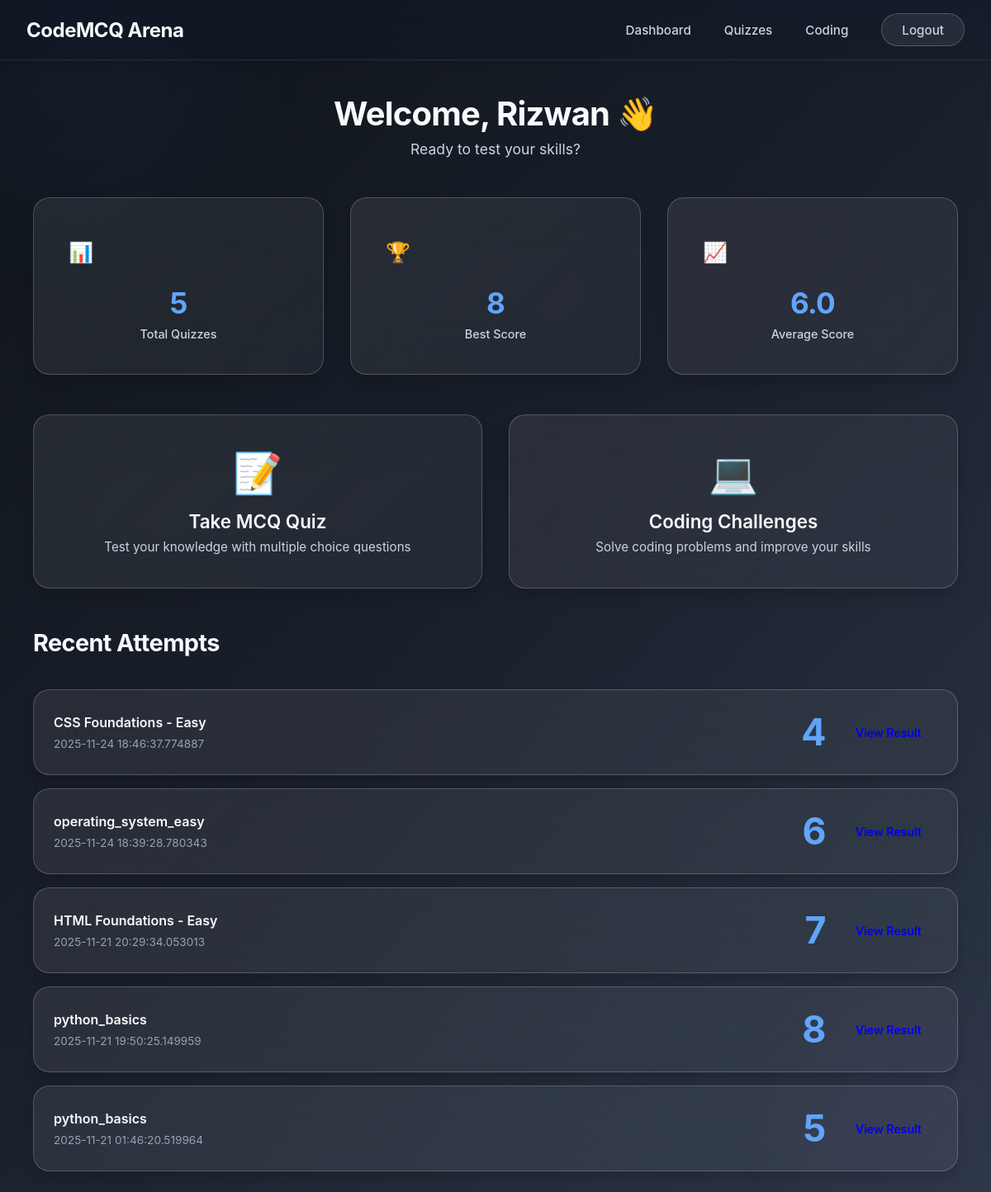
The app's page /dashboard (signed in) with its own data.
### tables this page shows
CREATE TABLE attempts (
        id INTEGER PRIMARY KEY AUTOINCREMENT,
        user_id INTEGER NOT NULL,
        quiz_id TEXT NOT NULL,
        score INTEGER DEFAULT 0,
        started_at TIMESTAMP DEFAULT CURRENT_TIMESTAMP,
        completed_at TIMESTAMP,
        total_correct INTEGER DEFAULT 0,
        total_wrong INTEGER DEFAULT 0,
        total_unanswered INTEGER DEFAULT 0,
        FOREIGN KEY (user_id) REFERENCES users (id)
    );

### app.py (the view)
    def decorated_function(*args, **kwargs):
        if 'user_id' not in session:
            flash('Please login to access this page.', 'error')
            return redirect(url_for('login'))
        return f(*args, **kwargs)

### app.py (called while the page is built)
@app.context_processor
def inject_language_labels():
    return {
        'language_labels': LANGUAGE_LABELS,
        'get_language_label': get_language_label
    }

def get_db():
    conn = sqlite3.connect(app.config['DATABASE'])
    conn.row_factory = sqlite3.Row
    return conn

def require_login(f):
    def decorated_function(*args, **kwargs):
        if 'user_id' not in session:
            flash('Please login to access this page.', 'error')
            return redirect(url_for('login'))
        return f(*args, **kwargs)
    decorated_function.__name__ = f.__name__
    return decorated_function

### data_loader.py (called while the page is built)
def normalise(value: str) -> str:
    return value.strip().lower()

def get_mcq_file_path(language: str, level: str) -> str:
    lang = normalise(language)
    lvl = normalise(level)
    return os.path.join(MCQ_DIR, lang, f'{lvl}.json')

def _load_json_file(path: str) -> Optional[Dict]:
    try:
        with open(path, 'r', encoding='utf-8') as f:
            return json.load(f)
    except (FileNotFoundError, json.JSONDecodeError):
        return None

def load_quiz(language: str, level: str) -> Optional[Dict]:
    file_path = get_mcq_file_path(language, level)
    return _load_json_file(file_path)

def load_quiz_catalog() -> List[Dict]:
    catalog = []
    for language in LANGUAGES:
        for level in LEVELS:
            quiz = load_quiz(language, level)
            if quiz:
                catalog.append({
                    'id': quiz.get('quiz_id') or f'{language}_{level}',
                    'language': language,
                    'level': level,
                    'title': quiz.get('title', f'{language.title()} {level.title()} Quiz'),
                    'description': quiz.get('description', ''),
                    'duration_minutes': quiz.get('duration_minutes', 15),
                    'difficulty': quiz.get('difficulty', level),
                    'questions_count': len(quiz.get('questions', []))
                })
    return catalog

### templates/dashboard.html (shortened to what this page needs)
{% extends "base.html" %}
{% block content %}
<div class="dashboard-container">
    <div class="dashboard-header">
        <h1 class="dashboard-title">Welcome, {{ user_name }} 👋</h1>
        <p class="dashboard-subtitle">Ready to test your skills?</p>
    </div>
    <div class="stats-grid">
        <div class="stat-card glass-card">
            <div class="stat-icon">📊</div>
            <div class="stat-value">{{ stats.total_attempts or 0 }}</div>
            <div class="stat-label">Total Quizzes</div>
        </div>
        <div class="stat-card glass-card">
            <div class="stat-icon">🏆</div>
            <div class="stat-value">{{ stats.best_score or 0 }}</div>
            <div class="stat-label">Best Score</div>
        </div>
        <div class="stat-card glass-card">
            <div class="stat-icon">📈</div>
            <div class="stat-value">{{ "%.1f"|format(stats.avg_score or 0) }}</div>
            <div class="stat-label">Average Score</div>
        </div>
    </div>
    <div class="action-cards">
        <a href="{{ url_for('quiz_select') }}" class="action-card glass-card card-hover">
            <div class="action-icon">📝</div>
            <h3>Take MCQ Quiz</h3>
            <p>Test your knowledge with multiple choice questions</p>
        </a>
        <a href="{{ url_for('coding_list') }}" class="action-card glass-card card-hover">
            <div class="action-icon">💻</div>
            <h3>Coding Challenges</h3>
            <p>Solve coding problems and improve your skills</p>
        </a>
    </div>
    {% if recent_attempts %}
    <div class="recent-section">
        <h2 class="section-title">Recent Attempts</h2>
        <div class="recent-list">
            {% for attempt in recent_attempts %}
            <div class="recent-item glass-card">
                <div class="recent-info">
                    <h4>{{ attempt.quiz_title }}</h4>
                    <p class="recent-date">{{ attempt.completed_at or attempt.started_at }}</p>
                </div>
                <div class="recent-score">
                    <span class="score-value">{{ attempt.score }}</span>
                    {% if attempt.completed_at %}
                    <a href="{{ url_for('result', attempt_id=attempt.id) }}" class="btn btn-small">View Result</a>
                    {% endif %}
                </div>
            </div>
            {% endfor %}
        </div>
    </div>
    {% endif %}
</div>
{% endblock %}

### records on screen
attempts: quiz_title "CSS Foundations - Easy", completed_at "2025-11-24 18:46:37.774887", score "4"
attempts: quiz_title "operating_system_easy", completed_at "2025-11-24 18:39:28.780343", score "6"
attempts: quiz_title "HTML Foundations - Easy", completed_at "2025-11-21 20:29:34.053013", score "7"
attempts: quiz_title "python_basics", completed_at "2025-11-21 19:50:25.149959", score "8"
attempts: quiz_title "python_basics", completed_at "2025-11-21 01:46:20.519964", score "5"

### other values on screen
{{ user_name }} "Rizwan"
{{ stats.total_attempts or 0 }} "5"
{{ stats.best_score or 0 }} "8"
{{ "%.1f"|format(stats.avg_score or 0) }} "6.0"
